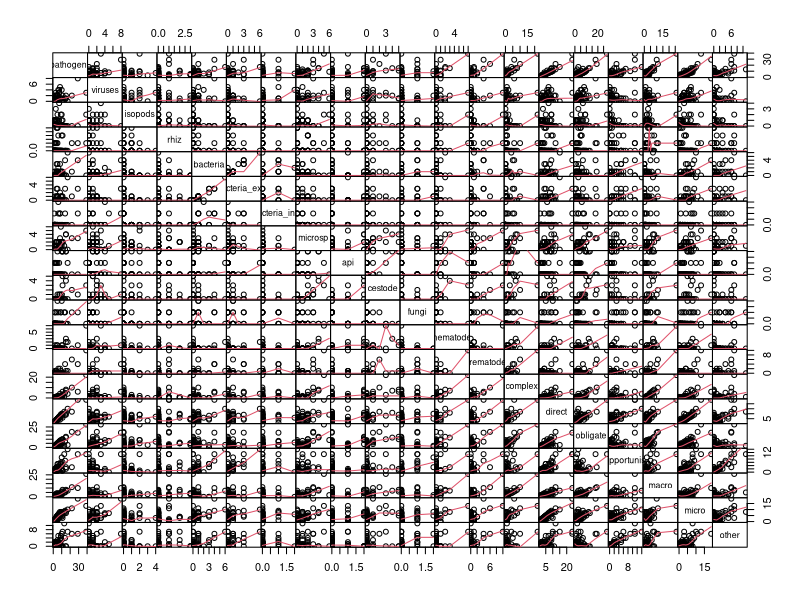
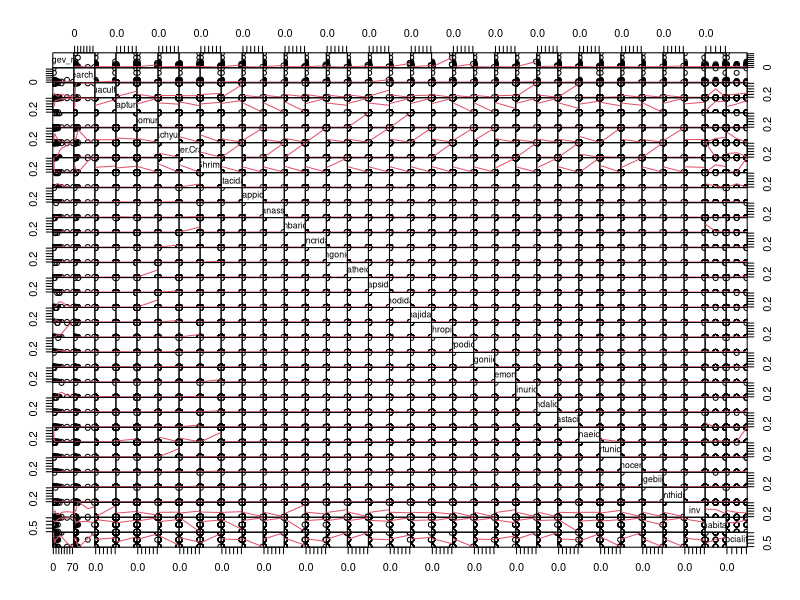
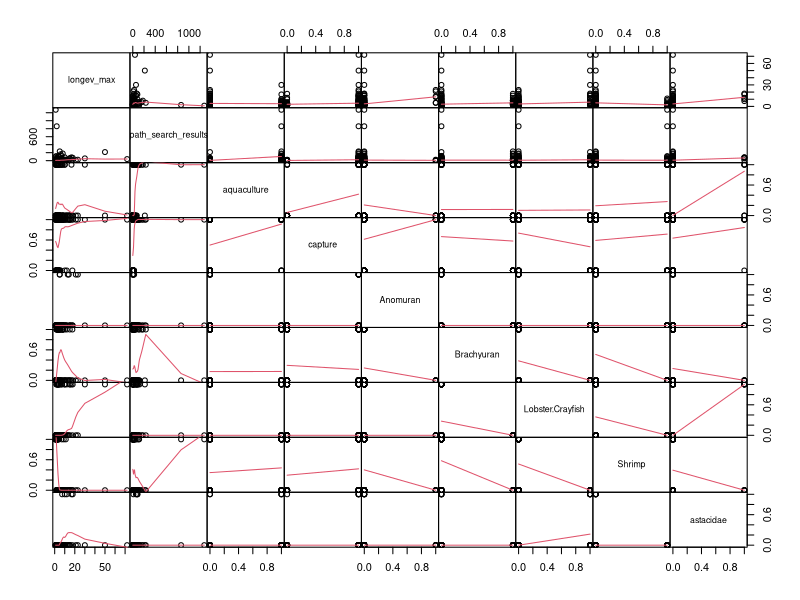
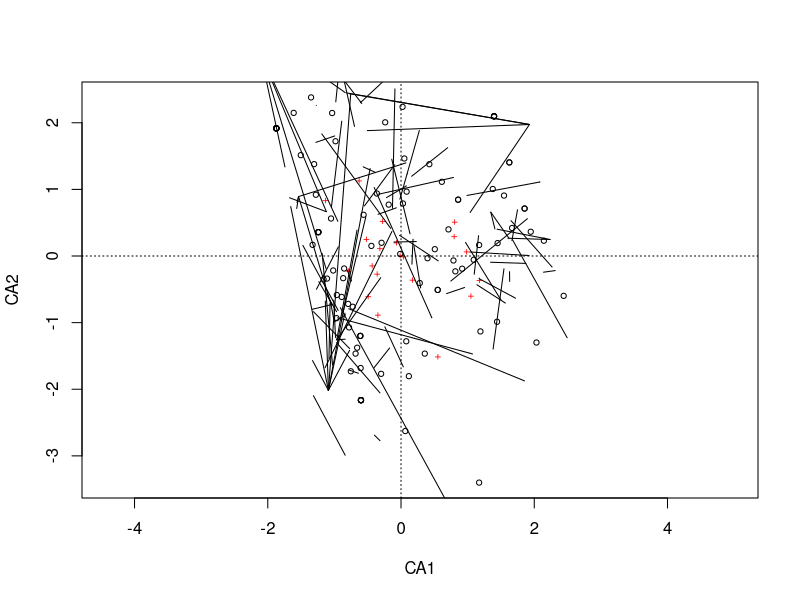
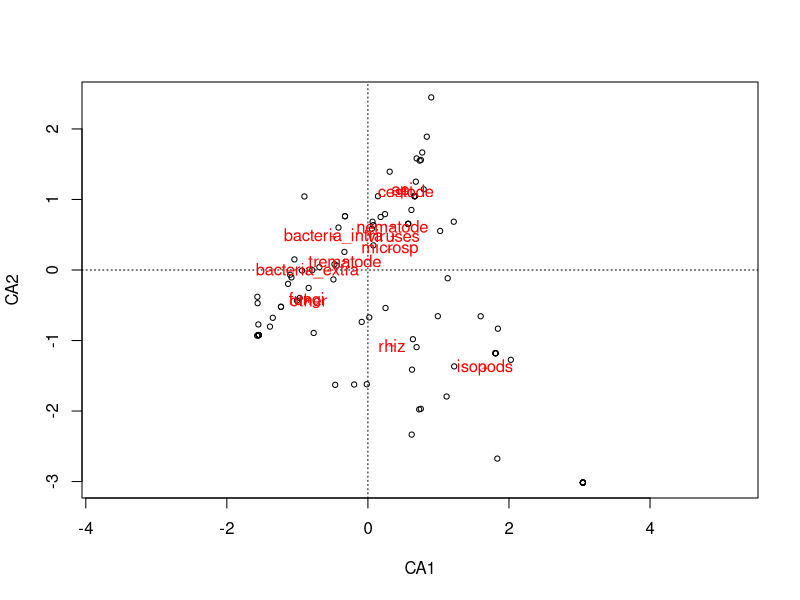
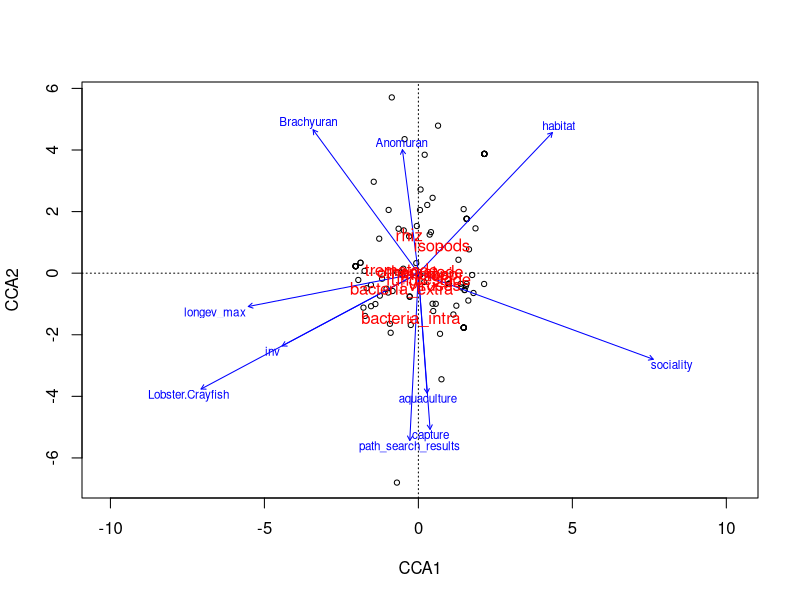
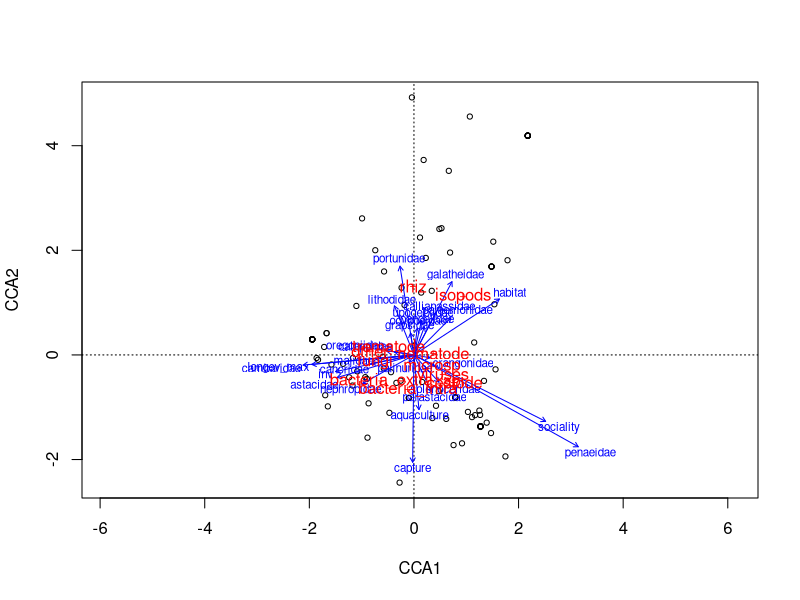
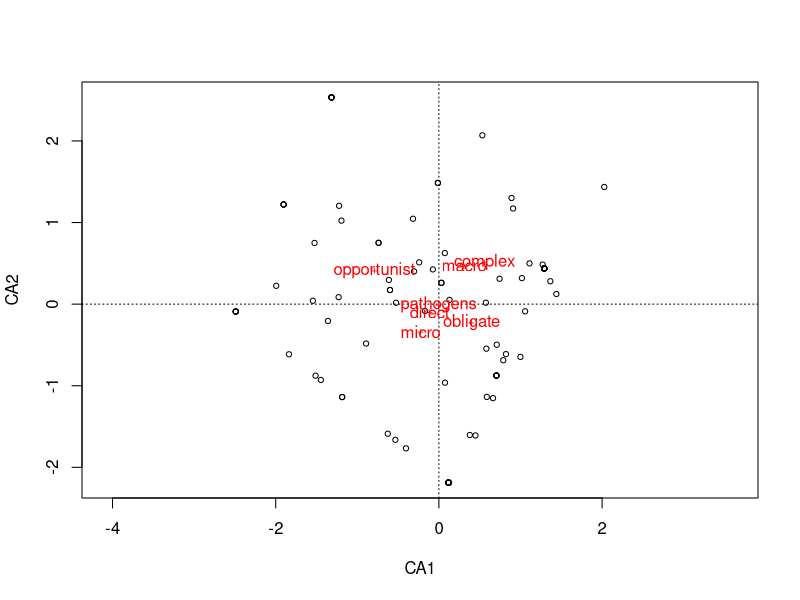

Recreate these plots in R, in order. (Note: this script raises an error after producing the figures.)
#Multivariate Analysis

library(vegan)
library(dplyr)

host_char <- read.csv("analyze_data/host_char_mult.csv")
host_path <- read.csv("analyze_data/host_path_mult.csv")
host_char_cat <- read.csv("analyze_data/host_char_mult_cat.csv")

#temporarily remove max_size_mm
host_char <- host_char %>% 
  select(-max_size_mm)
host_char_cat <- host_char_cat %>% 
  select(-max_size_mm)

#add num_other to host_path
num_all <- rowSums(host_path[,c(2:13)]) - rowSums(host_path[,c(6,7)])
host_path <- cbind(host_path,num_all) %>% 
  rowwise() %>% 
  mutate(other=pathogens-num_all) %>% 
  select(-num_all)

#separate datasets into useful components
#Host characteristics with all dummy vars
colnames(host_char)
host_type_char <- host_char %>% 
  select(1:8,31:33)

host_fam_char <- host_char %>% 
  select(1,3:4,9:33)

#Host char with host type and family as categorical
colnames(host_char_cat)
host_type_char2 <- host_char_cat %>% 
  select(2:8)

host_fam_char2 <- host_char_cat %>% 
  select(1,3:8)

#Host pathogen matrix
colnames(host_path)
host_path_biggrp <- host_path %>% 
  select(1,14:19)

host_path_smgrp <- host_path %>% 
  select(2:4,6:13,20)

##################
#look at depencies among variables
plot(host_path,gap=0,panel=panel.smooth)
plot(host_char,gap=0,panel=panel.smooth)
plot(host_char[1:9],gap=0,panel=panel.smooth)

#playing
a <- cca(host_path)
a
aa <- cca(host_path,host_char)
aa
plot(a)
ordispider(aa)
  
#######################
#Host char vars as dummy
#######################
########
#Host Type and Path Taxon
#Unconstrained
b <- cca(host_path_smgrp)
b
plot(b)
text(b,display="species",col="red")
#Constrained
bb <- cca(host_path_smgrp,host_type_char)
bb
plot(bb)
host_path_cols <- colnames(host_path_smgrp)
text(bb,display="species",col="red")

#########
#Host Fam and Path Taxon
#Constrained
cc <- cca(host_path_smgrp,host_fam_char)
cc
plot(cc)
text(cc,display="species",col="red")

###########
#Host type and path group
#Unconstrained
d <- cca(host_path_biggrp)
d
plot(d)
text(d,display="species",col="red")
#Constrained
dd <- cca(host_path_biggrp,host_type_char)
dd
plot(dd)
text(dd,display="species",col="red")

#######################
#Host char vars some categorical
#######################
#Host Type and Path Taxon
#Constrained
ee <- cca(host_path_smgrp,host_type_char2[2:7])
ee
plot(ee)
host_path_cols <- colnames(host_path_smgrp)
text(ee,display="species",col="black")
colvec <- c("red","green","purple","orange")
with(host_type_char2,points(ee,display="sites",col=colvec[host_type]),pch=21,
     bg=colvec[host_type])
with(host_type_char2,legend("topright",legend=levels(host_type),bty="n",
                            col=colvec,pch=21,pt.bg=colvec))
spenvcor(ee) #species-environment correlation, which is the corr btw LC (constraints) and WA (sp scores) for each axis
plot(procrustes(b,ee)) #inspect to see if constraint help? not sure
plot(b)
plot(envfit(b,host_type_char2[2:7]))
#Model building and choosing best model
ee1 <- cca(host_path_smgrp~.,host_type_char2[2:7]) #all env variables
ee0 <- cca(host_path_smgrp~1,host_type_char2[2:7]) #no env variables
ee1
ee0
ee_step <- step(ee0,scope=formula(ee1),test="perm")
ee_back <- step(ee1,test="perm") #simplifies the maximum model?
ee_ordi <- ordistep(ee0,scope=formula(ee1))
ee_ordi$anova #giving same variables each time, but not sure what I'm doing differently...
#variance inflation factor
##1 for completely indep variables and >10-20 for highly multicollinear
vif.cca(ee1)
vif.cca(ee_step)
vif.cca(ee_back)
#all are close to 1 and <2 so pretty independent
#significance testing
anova(ee_step) #whole model
anova(ee_step,by="term",permu=200) #by term
anova(ee_step,by="axis",perm=500) #test by axis, first 3 are significant


#Host Type and Path group
#Constrained
ff <- cca(host_path_biggrp,host_type_char2[2:7])
ff
plot(ff)
text(ff,display="species",col="black")
with(host_type_char2,points(ff,display="sites",col=colvec[host_type]),pch=21,
     bg=colvec[host_type])
with(host_type_char2,legend("topright",legend=levels(host_type),bty="n",
                            col=colvec,pch=21,pt.bg=colvec))
